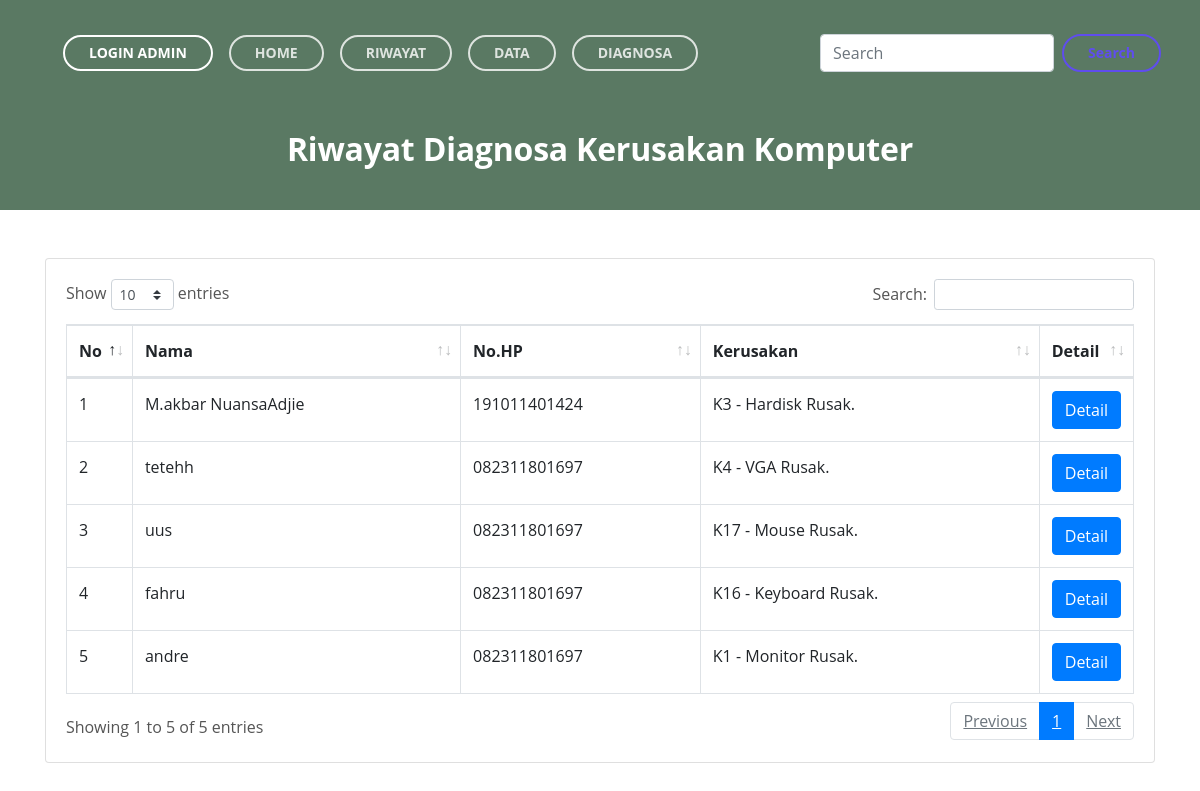
Screenshot of /php/src/riwayat.php with the database file from the repository.
### tables this page shows
CREATE TABLE `user` (
  `user_id` int(11) NOT NULL,
  `user_nama` varchar(255) NOT NULL,
  `user_hp` varchar(255) NOT NULL,
  `user_hasil` int(11) DEFAULT NULL
);

CREATE TABLE `alternatif` (
  `alt_id` int(11) NOT NULL,
  `alt_inisial` varchar(255) NOT NULL,
  `alt_nama` varchar(255) NOT NULL,
  `alt_penyebab` text NOT NULL,
  `alt_solusi` text NOT NULL
);

### php/src/riwayat.php (the view)
<?php include 'header.php'; ?>
<?php mysqli_query($koneksi,"delete from tmp_kecocokan"); ?>
<header id="header" class="ex-header" style="padding-top: 8rem;padding-bottom: 2rem; background-color: #5A7963;">
    <div class="container">
        <div class="row">
            <div class="col-md-12">
                <h2 style="color : white;">Riwayat Diagnosa Kerusakan Komputer</h2>
            </div>
        </div>
    </div>
</header>
<div class="container">
    <div class="card mt-5">
        <div class="card-body">
            <div class="table-responsive">
                <table class="table table-bordered" id="tableku">
                    <thead>
                        <tr>
                            <th width="1%">No</th>
                            <th>Nama</th>
                            <th>No.HP</th>
                            <th>Kerusakan</th>
                            <th width="1%">Detail</th>
                        </tr>
                    </thead>
                    <tbody>
                        <?php
                        $no=1;
                        $data = mysqli_query($koneksi,"select * from user,alternatif where user.user_hasil=alternatif.alt_id order by user.user_id desc");
                        while($d=mysqli_fetch_array($data)){
                            ?>
                            <tr>
                                <td><?php echo $no++; ?></td>
                                <td><?php echo $d['user_nama']; ?></td>
                                <td><?php echo $d['user_hp']; ?></td>
                                <td><?php echo $d['alt_inisial']; ?> - <?php echo $d['alt_nama']; ?></td>
                                <td><a style="text-decoration:none" class="btn btn-primary" href="diagnosa_hasil.php?id=<?php echo $d['user_id']; ?>"> Detail</a></td>
                            </tr>
                        <?php } ?>
                    </tbody>
                </table>
            </div>
        </div>
    </div>
</div>
<?php include 'footer.php'; ?>

### php/src/header.php (shortened to what this page needs)
<!DOCTYPE html>
<html lang="en">
<head>
    <link href="assets_web/css/bootstrap.css" rel="stylesheet">
    <link href="assets_web/css/fontawesome-all.css" rel="stylesheet">
    <link href="assets_web/css/swiper.css" rel="stylesheet">
    <link href="assets_web/css/magnific-popup.css" rel="stylesheet">
    <link href="assets_web/css/styles.css" rel="stylesheet">
    <link rel="stylesheet" type="text/css" href="assets/DataTables/datatables.min.css"/>
</head>
<body data-spy="scroll" data-target=".fixed-top">
    <nav style="background-color: #5A7963;" class="navbar navbar-expand-lg navbar-dark navbar-custom fixed-top">
        <div class="container">
            <div class="collapse navbar-collapse" id="navbarsExampleDefault">
                <span class="nav-item">
                    <a class="btn-outline-sm py-3 px-4" href="login.php">LOGIN ADMIN</a>
                </span>
                <ul class="navbar-nav me-auto mb-2 mb-lg-0">
                    <li class="nav-item">
                        <a class="nav-link page-scroll btn-outline-sm py-3 px-4" href="index.php">HOME <span class="sr-only">(current)</span></a>
                    </li>
                    <li class="nav-item">
                        <a class="nav-link page-scroll btn-outline-sm py-3 px-4" href="riwayat.php">RIWAYAT</a>
                    </li>
                    <li class="nav-item">
                        <a class="nav-link page-scroll btn-outline-sm py-3 px-4" href="data.php">DATA</a>
                    </li>
                    <li class="nav-item">
                        <a class="nav-link page-scroll btn-outline-sm py-3 px-4" href="diagnosa.php">DIAGNOSA</a>
                    </li>
                </ul>
            </div>
            <form class="d-flex" role="search">
              <input class="form-control mr-2" type="search" placeholder="Search" aria-label="Search">
              <button class="page-scroll btn-outline-sm py-3 px-4" type="submit">Search</button>
          </form>
      </div>
  </nav>

### php/src/footer.php (shortened to what this page needs)
</body>
</html>

### php/src/assets_web/css/styles.css (style rules this page uses)
body, html { width: 100%; height: 100%; }
body, p { color: #555; font: 400 1rem/1.625rem "Open Sans", sans-serif;; }
h2 { color: #333; font: 700 2rem/2.625rem "Open Sans", sans-serif; letter-spacing: -0.2px; }
a { color: #555; text-decoration: underline; }
.btn-outline-sm { display: inline-block; padding: 0.875rem 1.5rem 0.875rem 1.5rem; border: 0.125rem solid #5f4dee; border-radius: 2rem; background-color: transparent; color: #5f4dee; font: 700 0.875rem/0 "Open Sans", sans-serif; text-decoration: none; transition: all 0.2s; }
.navbar-custom { background-color: #5f4dee; box-shadow: 0 0.0625rem 0.375rem 0 rgba(0, 0, 0, 0.1); font: 700 0.875rem/0.875rem "Open Sans", sans-serif; transition: all 0.2s; }
.navbar-custom .container { max-width: 87.5rem; }
.navbar-custom .navbar-nav { margin-top: 0.75rem; margin-bottom: 0.5rem; }
.navbar-custom .nav-item .nav-link { padding: 0.625rem 0.75rem 0.625rem 0.75rem; color: #f7f5f5; opacity: 0.8; text-decoration: none; transition: all 0.2s ease; }
.navbar-custom .nav-item .btn-outline-sm { margin-top: 0.25rem; margin-bottom: 1.375rem; margin-left: 0.5rem; border: 0.125rem solid #fff; color: #fff; }
.ex-header { padding-top: 8rem; padding-bottom: 5rem; background-color: #5f4dee; text-align: center; }
@media (min-width: 768px) { .ex-header { padding-top: 11rem; padding-bottom: 9rem; } }
@media (min-width: 992px) { .navbar-custom { padding: 2.125rem 1.5rem 2.125rem 2rem; background: transparent; box-shadow: none; } }
@media (min-width: 992px) { .navbar-custom .navbar-nav { margin-top: 0; margin-bottom: 0; } }
@media (min-width: 992px) { .navbar-custom .nav-item .nav-link { padding: 0.25rem 0.75rem 0.25rem 0.75rem; } }
@media (min-width: 992px) { .navbar-custom .nav-item .btn-outline-sm { margin-top: 0; margin-bottom: 0; margin-left: 1rem; } }

### rows the page displays
user: user_nama "M.akbar NuansaAdjie", user_hp "191011401424", alternatif.alt_inisial "K3", alternatif.alt_nama "Hardisk Rusak."
user: user_nama "tetehh", user_hp "082311801697", alternatif.alt_inisial "K4", alternatif.alt_nama "VGA Rusak."
user: user_nama "uus", user_hp "082311801697", alternatif.alt_inisial "K17", alternatif.alt_nama "Mouse Rusak."
user: user_nama "fahru", user_hp "082311801697", alternatif.alt_inisial "K16", alternatif.alt_nama "Keyboard Rusak."
user: user_nama "andre", user_hp "082311801697", alternatif.alt_inisial "K1", alternatif.alt_nama "Monitor Rusak."
